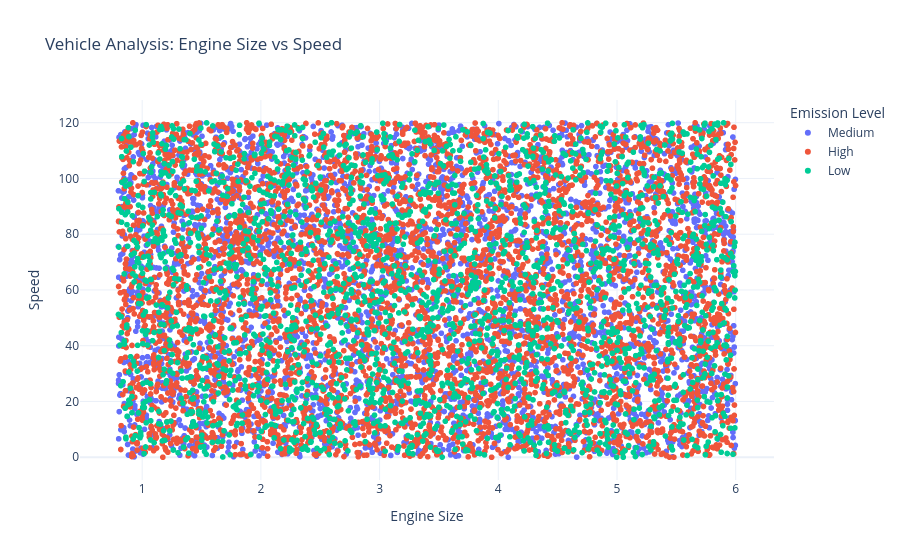
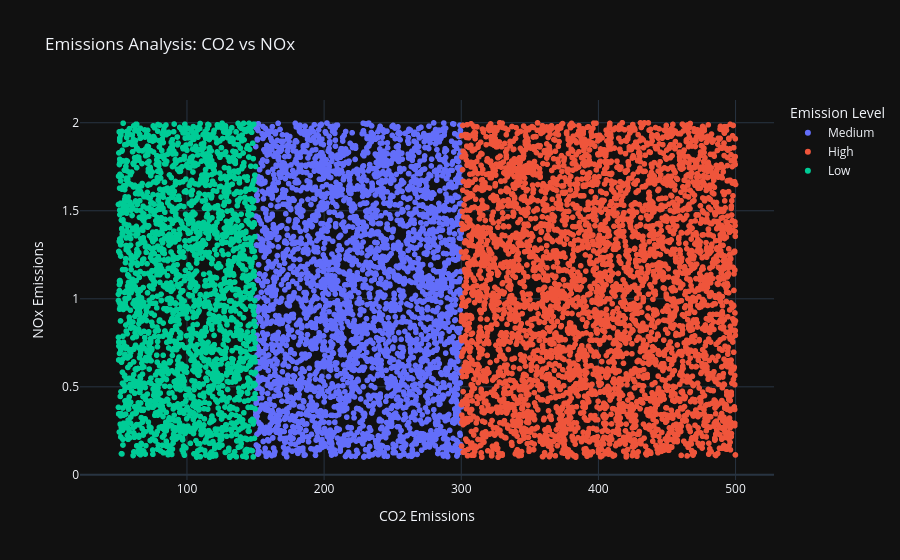

Notebook source saved alongside these figures, in order:
### Code cell
import plotly.express as px
from plotly.subplots import make_subplots
import plotly.graph_objects as go

fig1 = px.scatter(df_final, 
                 x='Engine Size', 
                 y='Speed', 
                 color='Emission Level',
                 title='Vehicle Analysis: Engine Size vs Speed',
                 template='plotly_white',
                 hover_data=['Vehicle Type', 'Fuel Type'])

fig1.show()

fig2 = px.scatter(df_final, 
                 x='CO2 Emissions', 
                 y='NOx Emissions', 
                 color='Emission Level',
                 title='Emissions Analysis: CO2 vs NOx',
                 template='plotly_dark',
                 hover_data=['Vehicle Type', 'Fuel Type'])

fig2.show()

### Figure 1 — Plotly figure (JSON) as saved in the notebook; plotly's stock layout.template omitted (floating-point values rounded to 4 significant figures; data arrays with more than 128 entries replaced by an {"elided": "..."} marker saying what was removed)
{"data": [{"customdata": {"elided": "3274x2 str values"}, "hovertemplate": "Emission Level=Medium<br>Engine Size=%{x}<br>Speed=%{y}<br>Vehicle Type=%{customdata[0]}<br>Fuel Type=%{customdata[1]}<extra></extra>", "legendgroup": "Medium", "marker": {"color": "#636efa", "symbol": "circle"}, "mode": "markers", "name": "Medium", "showlegend": true, "type": "scattergl", "x": {"elided": "3274 float values"}, "xaxis": "x", "y": {"elided": "3274 float values"}, "yaxis": "y"}, {"customdata": {"elided": "4421x2 str values"}, "hovertemplate": "Emission Level=High<br>Engine Size=%{x}<br>Speed=%{y}<br>Vehicle Type=%{customdata[0]}<br>Fuel Type=%{customdata[1]}<extra></extra>", "legendgroup": "High", "marker": {"color": "#EF553B", "symbol": "circle"}, "mode": "markers", "name": "High", "showlegend": true, "type": "scattergl", "x": {"elided": "4421 float values"}, "xaxis": "x", "y": {"elided": "4421 float values"}, "yaxis": "y"}, {"customdata": {"elided": "2305x2 str values"}, "hovertemplate": "Emission Level=Low<br>Engine Size=%{x}<br>Speed=%{y}<br>Vehicle Type=%{customdata[0]}<br>Fuel Type=%{customdata[1]}<extra></extra>", "legendgroup": "Low", "marker": {"color": "#00cc96", "symbol": "circle"}, "mode": "markers", "name": "Low", "showlegend": true, "type": "scattergl", "x": {"elided": "2305 float values"}, "xaxis": "x", "y": {"elided": "2305 float values"}, "yaxis": "y"}], "layout": {"legend": {"title": {"text": "Emission Level"}, "tracegroupgap": 0}, "title": {"text": "Vehicle Analysis: Engine Size vs Speed"}, "xaxis": {"anchor": "y", "domain": [0, 1], "title": {"text": "Engine Size"}}, "yaxis": {"anchor": "x", "domain": [0, 1], "title": {"text": "Speed"}}}}

### Figure 2 — Plotly figure (JSON) as saved in the notebook; plotly's stock layout.template omitted (floating-point values rounded to 4 significant figures; data arrays with more than 128 entries replaced by an {"elided": "..."} marker saying what was removed)
{"data": [{"customdata": {"elided": "3274x2 str values"}, "hovertemplate": "Emission Level=Medium<br>CO2 Emissions=%{x}<br>NOx Emissions=%{y}<br>Vehicle Type=%{customdata[0]}<br>Fuel Type=%{customdata[1]}<extra></extra>", "legendgroup": "Medium", "marker": {"color": "#636efa", "symbol": "circle"}, "mode": "markers", "name": "Medium", "showlegend": true, "type": "scattergl", "x": {"elided": "3274 float values"}, "xaxis": "x", "y": {"elided": "3274 float values"}, "yaxis": "y"}, {"customdata": {"elided": "4421x2 str values"}, "hovertemplate": "Emission Level=High<br>CO2 Emissions=%{x}<br>NOx Emissions=%{y}<br>Vehicle Type=%{customdata[0]}<br>Fuel Type=%{customdata[1]}<extra></extra>", "legendgroup": "High", "marker": {"color": "#EF553B", "symbol": "circle"}, "mode": "markers", "name": "High", "showlegend": true, "type": "scattergl", "x": {"elided": "4421 float values"}, "xaxis": "x", "y": {"elided": "4421 float values"}, "yaxis": "y"}, {"customdata": {"elided": "2305x2 str values"}, "hovertemplate": "Emission Level=Low<br>CO2 Emissions=%{x}<br>NOx Emissions=%{y}<br>Vehicle Type=%{customdata[0]}<br>Fuel Type=%{customdata[1]}<extra></extra>", "legendgroup": "Low", "marker": {"color": "#00cc96", "symbol": "circle"}, "mode": "markers", "name": "Low", "showlegend": true, "type": "scattergl", "x": {"elided": "2305 float values"}, "xaxis": "x", "y": {"elided": "2305 float values"}, "yaxis": "y"}], "layout": {"legend": {"title": {"text": "Emission Level"}, "tracegroupgap": 0}, "title": {"text": "Emissions Analysis: CO2 vs NOx"}, "xaxis": {"anchor": "y", "domain": [0, 1], "title": {"text": "CO2 Emissions"}}, "yaxis": {"anchor": "x", "domain": [0, 1], "title": {"text": "NOx Emissions"}}}}
